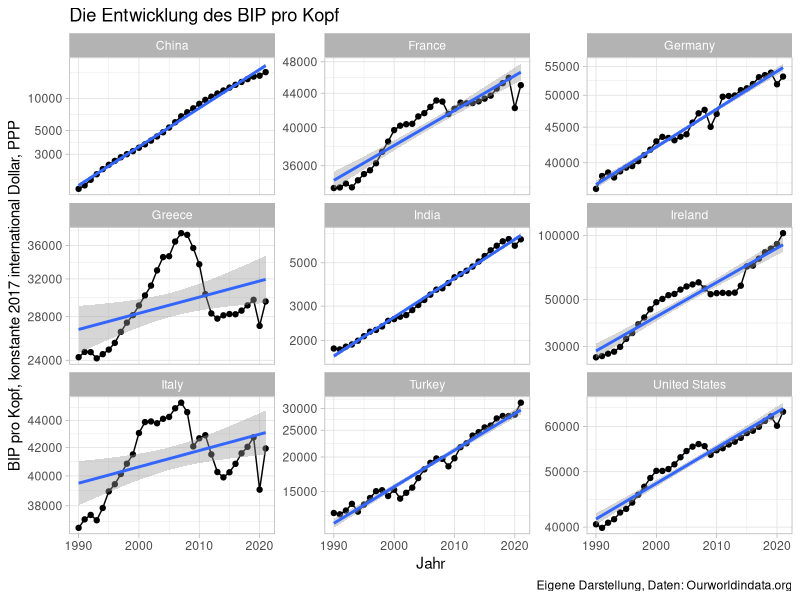
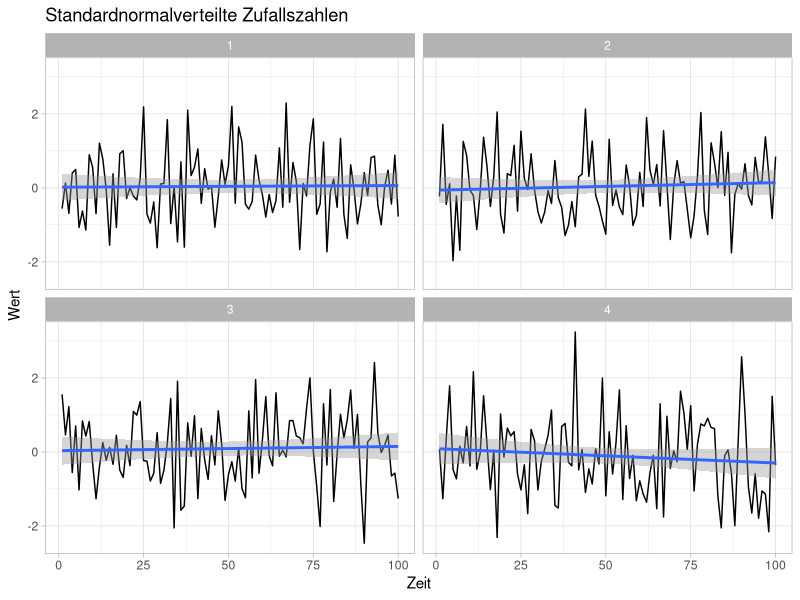
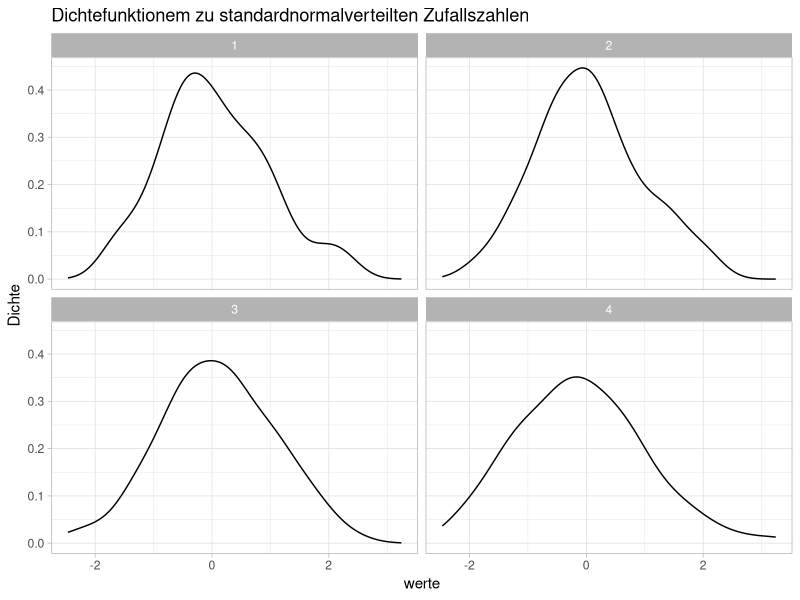
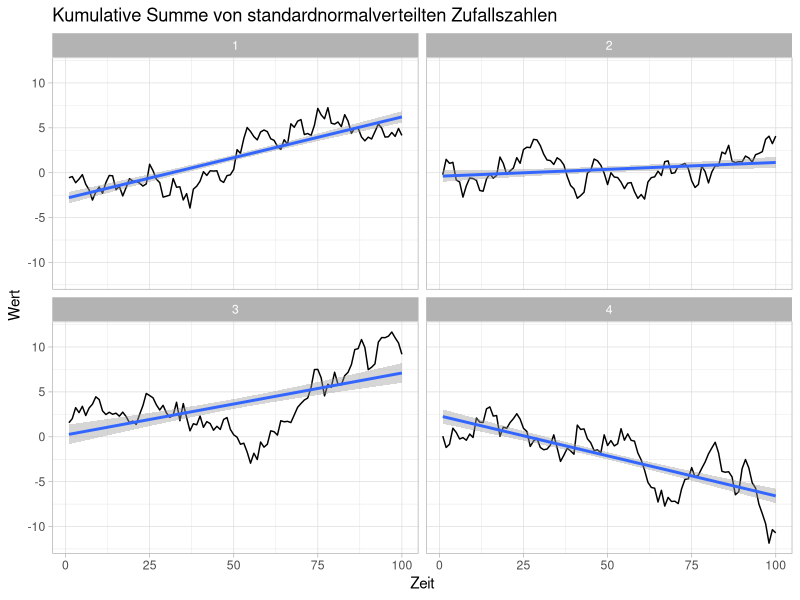
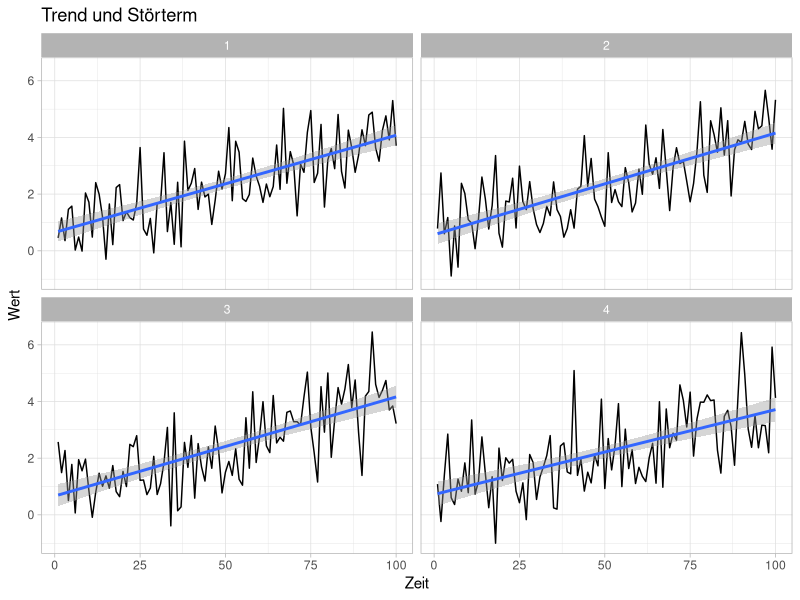
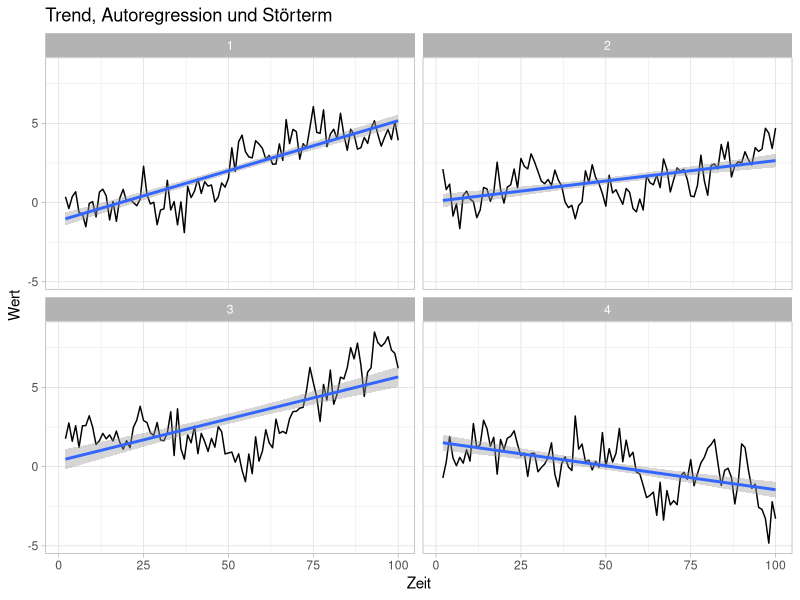

The R script that drew these images, in order:
## ---- chunk 1
library(tidyverse)

df <- read.csv("gdp-per-capita-worldbank.csv")

#head(df)

selected_counries <- c("Germany", "France", "United States", "Turkey", 
                       "China", "Greece", "Italy", "Ireland", "India")

options(scipen=999)

df %>% filter(Entity %in% selected_counries) %>% 
  ggplot(aes(Year, GDP.per.capita..PPP..constant.2017.international...))+
  geom_point()+
  geom_line()+
  geom_smooth(method="glm")+
  scale_y_log10() +
  theme_light()+
  labs(title="Die Entwicklung des BIP pro Kopf",
       x="Jahr",
       y="BIP pro Kopf, konstante 2017 international Dollar, PPP",
       caption= "Eigene Darstellung, Daten: Ourworldindata.org")+
  facet_wrap(~Entity , scales = "free_y")

# Tabelle Wachstumsraten

library(broom)

growth <- df %>% filter(Entity %in% selected_counries) %>% 
  group_by(Entity) %>% 
  do(tidy(lm(log(GDP.per.capita..PPP..constant.2017.international...) ~ Year,.))) %>% 
  filter(term=="Year") %>% 
  select(Entity, estimate) %>% 
  rename(Staat=Entity,
         Wachstumsraten=estimate) %>% 
  mutate(Wachstumsraten=Wachstumsraten*100,
         Verdopplungszeit= log(2)/(Wachstumsraten/100))

#head(growth)

library(knitr)

kable(growth, digits=2, format.args = list(decimal.mark = ','), col.names=c("Staat", "Wachstumsrate (%)", "Verdopplungszeit (Jahre)"),
      caption="Geschätzte Durchschnittliche jährliche Wachstumsrate (%) 1990-2021, Daten: Ourworldindata.org")

## ---- chunk 2

#| message: false
#| warning: false
#| echo: false


# r

# Bibliothek laden
library(tidyverse)

set.seed(123)
# Datensatz generieren

# Trendgewicht
a<- .5


df <- data.frame(
  Fall   = rep(c(1:4), 100),
  normal = rnorm(400)
) %>% group_by(Fall) %>%
      arrange(Fall) %>%
      mutate(cumsum=cumsum(normal),
      lag_sum = lag(cumsum),
      zeit=1:100,
      trend= exp(zeit*.015),
      kombi = a*trend + (1-a) * lag_sum + normal)

#head(df)

# Plots

df%>% # filter(Fall==1) %>%
ggplot(aes(x = zeit, y = normal)) +
  geom_line() +
  geom_smooth(method="glm")+
  labs(x = "Zeit", y = "Wert") +
  ggtitle("Standardnormalverteilte Zufallszahlen")+
  facet_wrap(~Fall)+
  theme_light()

df%>% # filter(Fall==1) %>%
ggplot(aes(x = normal)) +
  geom_density() +
  labs(x = "werte", y = "Dichte") +
 ggtitle("Dichtefunktionem zu standardnormalverteilten Zufallszahlen")+
  facet_wrap(~Fall)+
  theme_light()

df%>% # filter(Fall==1) %>%
ggplot(aes(x = zeit, y = cumsum)) +
  geom_line() +
  geom_smooth(method="glm")+
  labs(x = "Zeit", y = "Wert") +
  ggtitle("Kumulative Summe von standardnormalverteilten Zufallszahlen")+
  facet_wrap(~Fall)+
  theme_light()





library(broom)

growth <- df %>% group_by(Fall) %>%
  do(tidy(lm(log(cumsum) ~ zeit,.))) %>%
  filter(term=="zeit") %>%
  select(Fall, estimate) %>%
  rename( Wachstumsraten=estimate) %>%
  mutate(Wachstumsraten=round(Wachstumsraten*100, 2))

library(knitr)

kable(growth)

df%>% # filter(Fall==1) %>%
ggplot(aes(x = zeit, y = +trend+normal)) +
  geom_line() +
  geom_smooth(method="glm")+
  labs(x = "Zeit", y = "Wert") +
  ggtitle("Trend und Störterm")+
  facet_wrap(~Fall)+
  theme_light()


growth <- df %>% group_by(Fall) %>%
  do(tidy(lm(log(trend+normal) ~ zeit,.))) %>%
  filter(term=="zeit") %>%
  select(Fall, estimate) %>%
  rename( Wachstumsraten=estimate) %>%
  mutate(Wachstumsraten=round(Wachstumsraten*100, 2))

#library(knitr)

kable(growth)


df%>% # filter(Fall==1) %>%
ggplot(aes(x = zeit, y = kombi)) +
  geom_line() +
  geom_smooth(method="glm")+
  labs(x = "Zeit", y = "Wert") +
  ggtitle("Trend, Autoregression und Störterm")+
  facet_wrap(~Fall)+
  theme_light()

growth <- df %>% group_by(Fall) %>%
  do(tidy(lm(log(kombi) ~ zeit,.))) %>%
  filter(term=="zeit") %>%
  select(Fall, estimate) %>%
  rename( Wachstumsraten=estimate) %>%
  mutate(Wachstumsraten=round(Wachstumsraten*100, 2))

library(knitr)

kable(growth)

